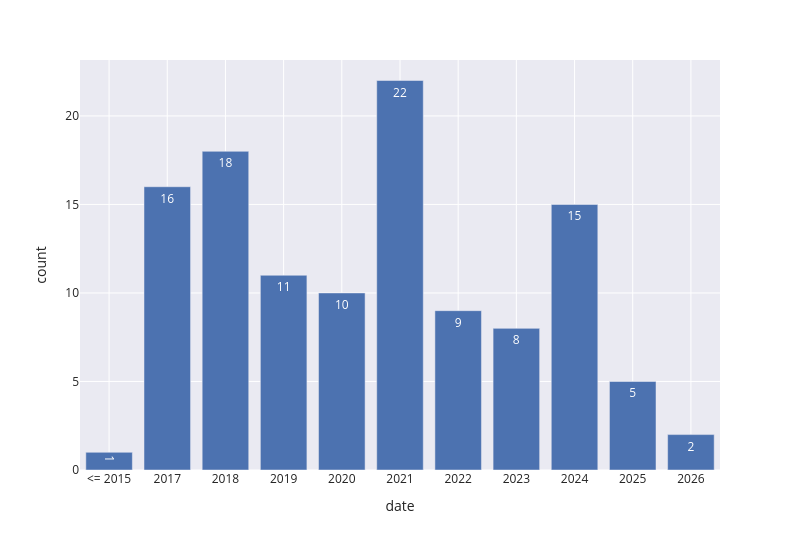

The cell this chart's notebook holds for it:
### Code cell
fig = px.bar(
    data_frame=date,
    x="date",
    y="count",
    text = "count",
    width=800,
    height=550
)
save_fig(fig, 'year_distribution.svg')
show(fig)

### Figure 1 — Plotly figure (JSON) as saved in the notebook; plotly's stock layout.template omitted (floating-point values rounded to 4 significant figures)
{"data": [{"hovertemplate": "date=%{x}<br>count=%{text}<extra></extra>", "legendgroup": "", "marker": {"color": "rgb(76,114,176)", "pattern": {"shape": ""}}, "name": "", "orientation": "v", "showlegend": false, "text": [1.0, 16.0, 18.0, 11.0, 10.0, 22.0, 9.0, 8.0, 15.0, 5.0, 2.0], "textposition": "auto", "type": "bar", "x": ["<= 2015", "2017", "2018", "2019", "2020", "2021", "2022", "2023", "2024", "2025", "2026"], "xaxis": "x", "y": [1, 16, 18, 11, 10, 22, 9, 8, 15, 5, 2], "yaxis": "y"}], "layout": {"barmode": "relative", "font": {"size": 12}, "height": 550, "legend": {"tracegroupgap": 0}, "margin": {"t": 60}, "width": 800, "xaxis": {"anchor": "y", "domain": [0, 1], "title": {"text": "date"}}, "yaxis": {"anchor": "x", "domain": [0, 1], "title": {"text": "count"}}}}
